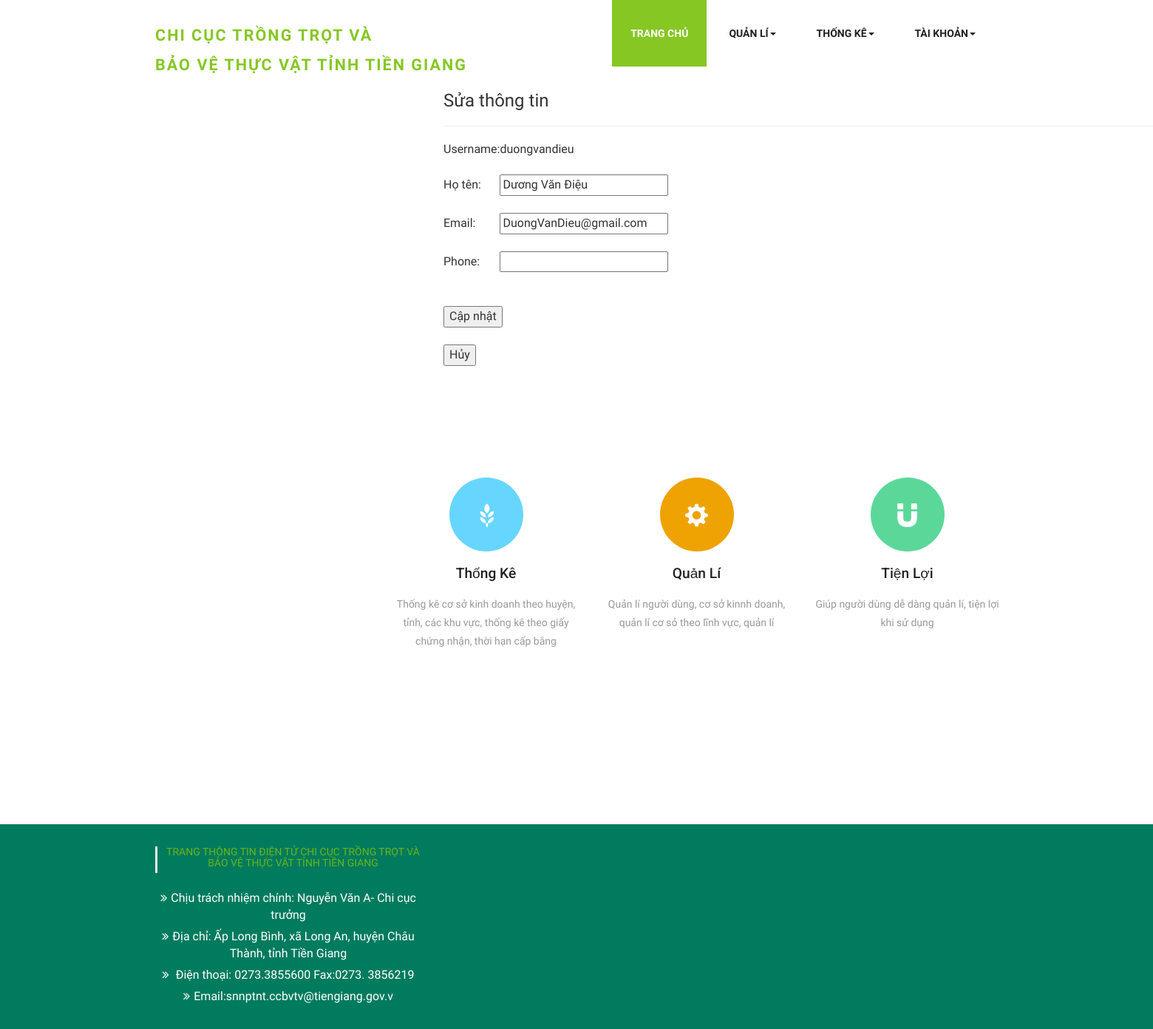
Before: /suathongtinadmin.php (signed in) with the older database file.
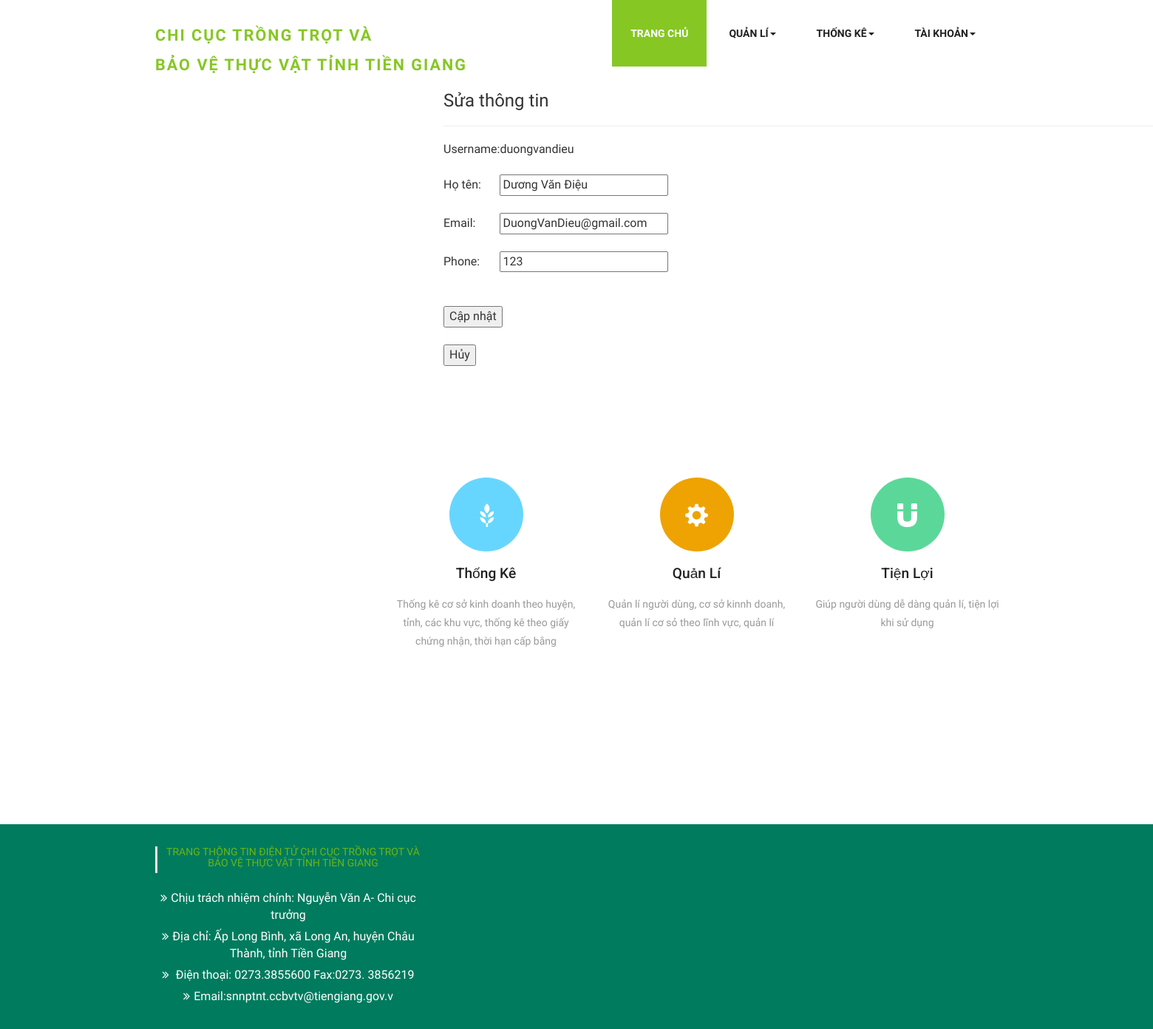
After: the same page with the newer database file.
### tables this page shows
CREATE TABLE `user` (
  `id_user` int(11) NOT NULL,
  `mavaitro` int(5) DEFAULT NULL,
  `username` char(50) NOT NULL,
  `password` varchar(32) NOT NULL,
  `ten_user` char(50) NOT NULL,
  `gioi_tinh` int(32) NOT NULL,
  `sdt_user` char(11) NOT NULL,
  `mail_user` char(50) NOT NULL,
  `user_thaotac` varchar(45) NOT NULL
);

### suathongtinadmin.php (the view, shortened to what the changed rows need)
<?php
    $conn = mysqli_connect("localhost","root","","quanlyhethong");
    mysqli_query($conn,'SET NAMES UTF8');
?>
<!DOCTYPE html>
    <html>
        <head>
            <link rel="stylesheet" href="style.css"/>
            <link href="css/bootstrap.css" rel="stylesheet" type="text/css" media="all" />
            <link rel="stylesheet" href="css/style.css" type="text/css" media="all" />
            <link href="css/font-awesome.css" rel="stylesheet">
            <link href='css/immersive-slider.css' rel='stylesheet' type='text/css'>
            <link rel="stylesheet" href="css/jquery.flipster.css">
     </head>
     <body>
        <div class="header">
            <div class="container">
                <nav class="navbar navbar-default">
                    <div class="navbar-header">
                        <div class="w3layouts-logo">
                            <h1><a href="index.html"><span>CHI CỤC TRỒNG TRỌT VÀ <br>
                                        BẢO VỆ THỰC VẬT TỈNH TIỀN GIANG</span></a></h1>
                        </div>
                    </div>
                </nav>
            </div>
            </div>
            <div style="margin-left: 600px;">
            <?php
                $username=$_SESSION['username'];
                $s3="SELECT * from user where username='$username'";
                $rs3=mysqli_query($conn,$s3);
                $r3=mysqli_fetch_assoc($rs3);
                $ten=$r3['ten_user'];
                $mail=$r3['mail_user'];
                $sdt=$r3['sdt_user'];
                $s="SELECT * from user where username = '$username'";
                $rs=mysqli_query($conn,$s);
                $r=mysqli_fetch_assoc($rs);
            ?>
       <form method="post">
           <?php
                echo "<table id='tb'>
                    <tr>
                        <td>Username: <br><br></td>
                        <td>".$r['username'] ."<br><br></td>
                    </tr>
                    <tr>
                        <td>Họ tên: <br><br></td>
                        <td><input type='text' name='hoten' value='".$ten."'><br><br></td>
                    </tr>
                    <tr>
                        <td>Email: <br><br></td>
                        <td><input type='email' name='email' value='".$mail."'><br><br></td>
                    </tr>
                    <tr>
                        <td>Phone: <br><br></td>
                        <td><input type='text' name='sdt' value='".$sdt."'><br><br></td>
                    </tr>
                </table>";
           ?>
           <br>
       </form>
       <br>
	<br>
            </div>
    </body>
    </html>

Changed rows visible on the page:
changed user "duongvandieu": sdt (not shown) → "123"
